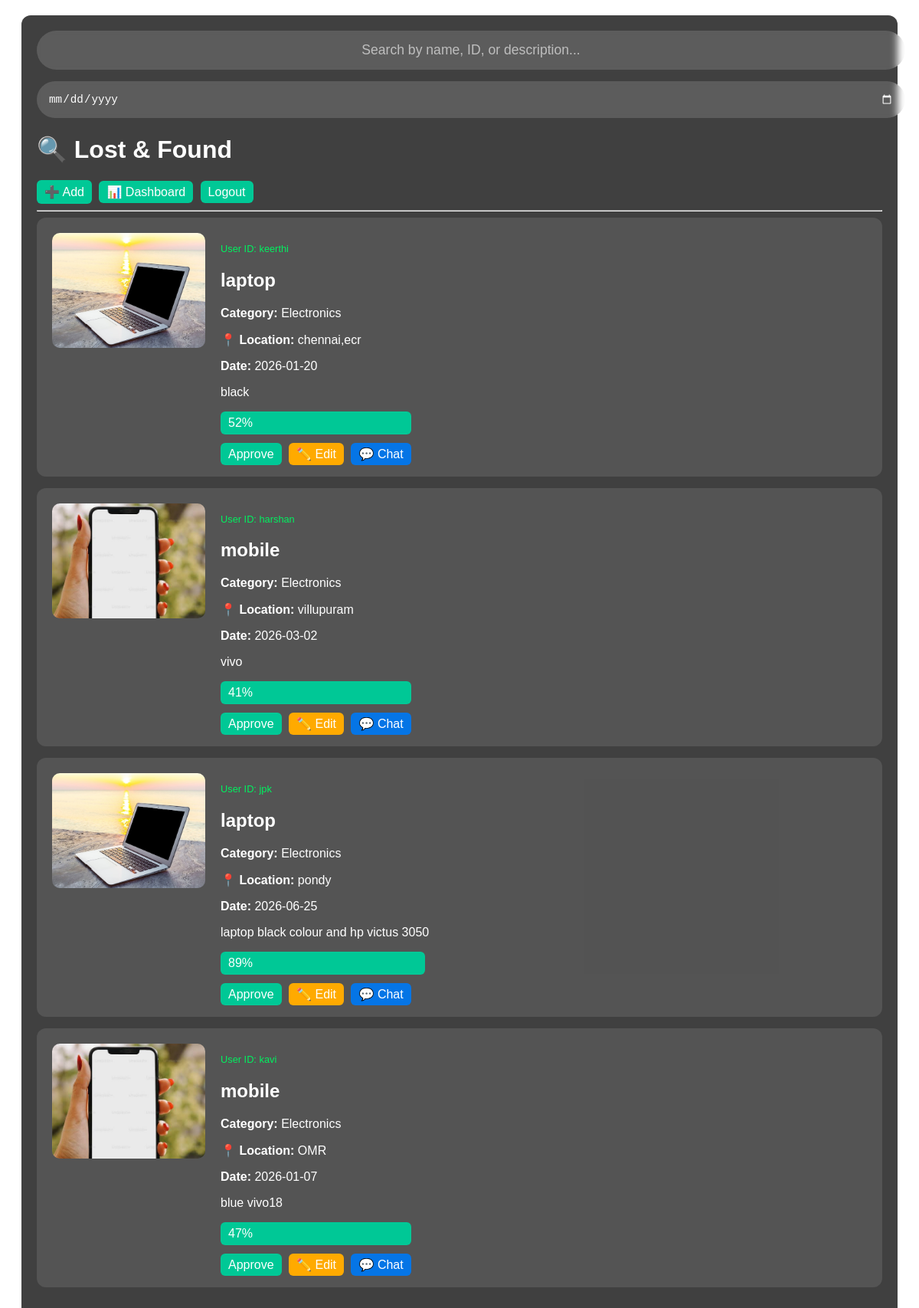
Before: /home (signed in) with the older database file.
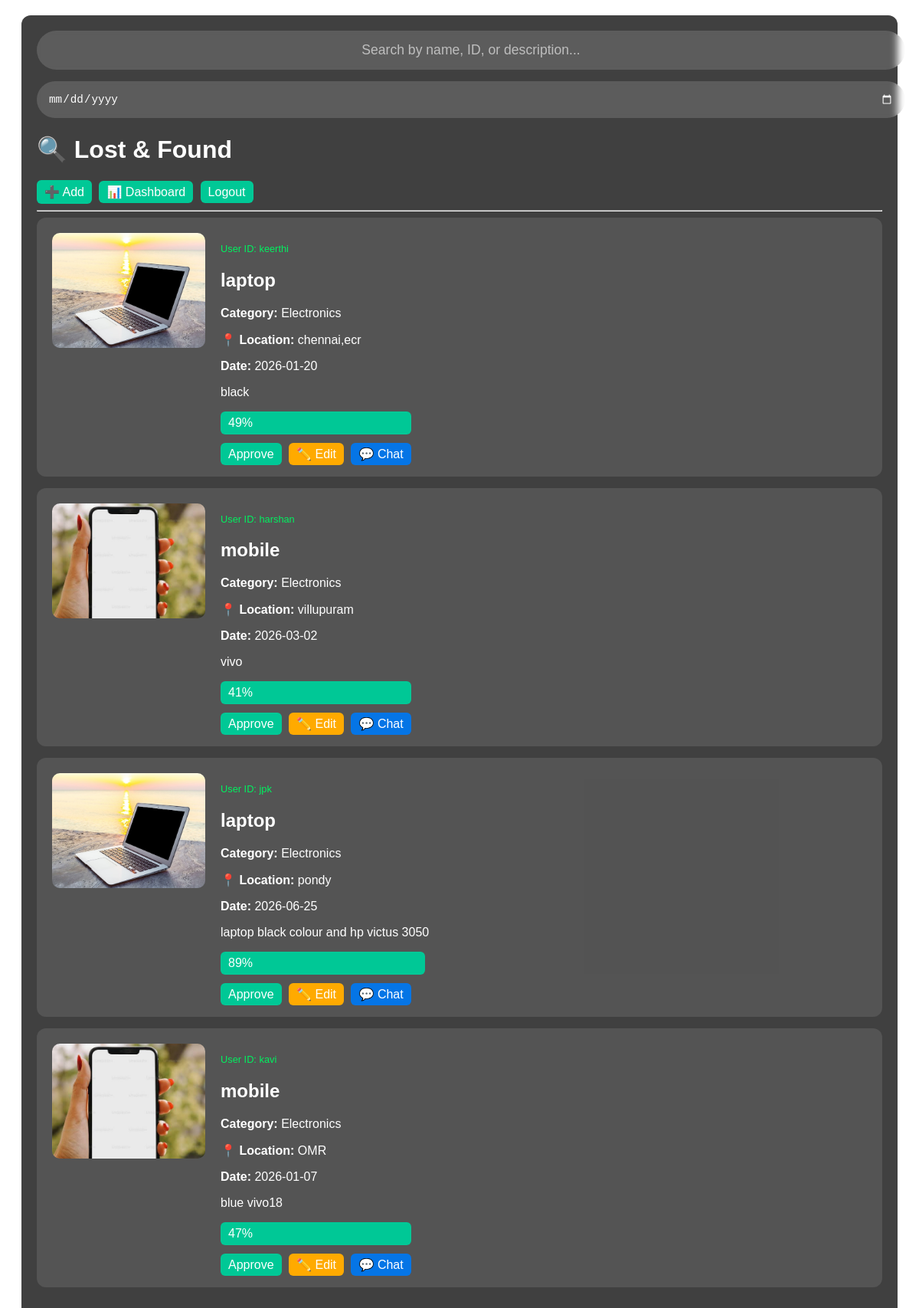
After: the same page with the newer database file.
### tables this page shows
CREATE TABLE items(
        id INTEGER PRIMARY KEY AUTOINCREMENT,
        name TEXT,
        category TEXT,
        date TEXT,
        description TEXT,
        image TEXT,
        status TEXT DEFAULT 'pending'
    , reporter_id TEXT, owner_email TEXT, location TEXT);

### app.py (the view)
@app.route("/home")
def home():
    if "email" not in session:
        return redirect("/")
    db = get_db()
    items = db.execute("SELECT * FROM items").fetchall()
    db.close()
    return render_template("home.html", items=items, user=session.get("email"))

### app.py (called while the page is built)
def get_db():
    conn = sqlite3.connect("database.db")
    conn.row_factory = sqlite3.Row
    return conn

### templates/home.html (shortened to what this page needs)
<!DOCTYPE html>
<html>
<head>
</head>
<body>
    <div class="container">
        <div class="search-container">
            <div class="search-container">
                <input type="text" id="searchInput" class="search-input"
                    placeholder="Search by name, ID, or description..." style="margin-bottom: 15px;">
                <input type="date" id="dateInput" class="search-input" style="text-align: left; color-scheme: dark;">
            </div>
            <h1>🔍 Lost & Found</h1>
            <button onclick="openModal()" class="btn" style="cursor: pointer; border:none; font-size: 1em;">➕
                Add</button>
            <a href="/dashboard" class="btn">📊 Dashboard</a>
            <a href="/logout" class="btn">Logout</a>
            <hr>
            {% for i in items %}
            <div class="card">
                <img src="{{ url_for('static', filename='uploads/' + i['image']) }}">
                <div>
                    <p style="color: #00f260; font-size: 0.8em; margin-bottom: 5px;">
                        User ID: {{ i['reporter_id'] }}
                    </p>
                    <h2>{{ i['name'] }}</h2>
                    <p><b>Category:</b> {{ i['category'] }}</p>
                    {% if i['location'] %}
                    <p><b>📍 Location:</b> {{ i['location'] }}</p>
                    {% endif %}
                    <p><b>Date:</b> {{ i['date'] }}</p>
                    <p>{{ i['description'] }}</p>
                    <p class="btn {{ i['status'] }}">{{ i['status'] }}</p>
                    {% if user == 'laptopa321ba@gmail.com' %}
                    <a href="/approve/{{ i['id'] }}" class="btn">Approve</a>
                    <a href="/edit/{{ i['id'] }}" class="btn" style="background: #ffaa00;">✏️ Edit</a>
                    {% endif %}
                    <a href="/chat/{{ i['id'] }}" class="btn" style="background: #0575e6;">💬 Chat</a>
                </div>
            </div>
            {% endfor %}
        </div>
</body>
</html>

### templates/home.html (style rules this page uses)
body { background-image: url("https://images.unsplash.com/photo-1498050108023-c5249f4df085"); background-size: cover; font-family: Arial; color: white; }
.container { background: rgba(0, 0, 0, 0.75); margin: 20px; padding: 20px; border-radius: 12px; }
.card { display: flex; gap: 20px; background: rgba(255, 255, 255, 0.1); padding: 20px; border-radius: 12px; margin-bottom: 15px; }
.card img { width: 200px; height: 150px; border-radius: 10px; object-fit: cover; }
.btn { background: #00c896; color: white; padding: 6px 10px; text-decoration: none; border-radius: 6px; margin-right: 5px; }
.search-container { margin-bottom: 20px; }
.search-input { width: 100%; padding: 15px; border-radius: 30px; border: none; background: rgba(255, 255, 255, 0.15); color: white; font-size: 1.1em; outline: none; backdrop-filter: blur(5px); transition: background 0.3s; text-align: center; }
.search-input::placeholder { color: rgba(255, 255, 255, 0.6); }

Changed rows visible on the page:
changed items "chennai,ecr": status "52%" → "49%"
